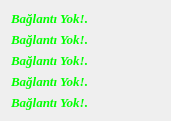
   <widget class="QWidget" name="verticalLayoutWidget_2">
    <property name="geometry">
     <rect>
      <x>120</x>
      <y>400</y>
      <width>171</width>
      <height>106</height>
     </rect>
    </property>
    <property name="palette">
     <palette>
      <active>
       <colorrole role="WindowText">
        <brush brushstyle="SolidPattern">
         <color alpha="255">
          <red>0</red>
          <green>255</green>
          <blue>0</blue>
         </color>
        </brush>
       </colorrole>
       <colorrole role="Text">
        <brush brushstyle="SolidPattern">
         <color alpha="255">
          <red>0</red>
          <green>255</green>
          <blue>0</blue>
         </color>
        </brush>
       </colorrole>
      </active>
      <inactive>
       <colorrole role="WindowText">
        <brush brushstyle="SolidPattern">
         <color alpha="255">
          <red>0</red>
          <green>255</green>
          <blue>0</blue>
         </color>
        </brush>
       </colorrole>
       <colorrole role="Text">
        <brush brushstyle="SolidPattern">
         <color alpha="255">
          <red>0</red>
          <green>255</green>
          <blue>0</blue>
         </color>
        </brush>
       </colorrole>
      </inactive>
      <disabled>
       <colorrole role="WindowText">
        <brush brushstyle="SolidPattern">
         <color alpha="255">
          <red>120</red>
          <green>120</green>
          <blue>120</blue>
         </color>
        </brush>
       </colorrole>
       <colorrole role="Text">
        <brush brushstyle="SolidPattern">
         <color alpha="255">
          <red>120</red>
          <green>120</green>
          <blue>120</blue>
         </color>
        </brush>
       </colorrole>
      </disabled>
     </palette>
    </property>
    <property name="font">
     <font>
      <family>Times New Roman</family>
      <pointsize>10</pointsize>
      <weight>75</weight>
      <italic>true</italic>
      <bold>true</bold>
     </font>
    </property>
    <layout class="QVBoxLayout" name="verticalLayout_4">
     <item>
      <widget class="QLabel" name="label_8">
       <property name="palette">
        <palette>
         <active>
          <colorrole role="WindowText">
           <brush brushstyle="SolidPattern">
            <color alpha="255">
             <red>0</red>
             <green>255</green>
             <blue>0</blue>
            </color>
           </brush>
          </colorrole>
          <colorrole role="Text">
           <brush brushstyle="SolidPattern">
            <color alpha="255">
             <red>0</red>
             <green>255</green>
             <blue>0</blue>
            </color>
           </brush>
          </colorrole>
         </active>
         <inactive>
          <colorrole role="WindowText">
           <brush brushstyle="SolidPattern">
            <color alpha="255">
             <red>0</red>
             <green>255</green>
             <blue>0</blue>
            </color>
           </brush>
          </colorrole>
          <colorrole role="Text">
           <brush brushstyle="SolidPattern">
            <color alpha="255">
             <red>0</red>
             <green>255</green>
             <blue>0</blue>
            </color>
           </brush>
          </colorrole>
         </inactive>
         <disabled>
          <colorrole role="WindowText">
           <brush brushstyle="SolidPattern">
            <color alpha="255">
             <red>120</red>
             <green>120</green>
             <blue>120</blue>
            </color>
           </brush>
          </colorrole>
          <colorrole role="Text">
           <brush brushstyle="SolidPattern">
            <color alpha="255">
             <red>120</red>
             <green>120</green>
             <blue>120</blue>
            </color>
           </brush>
          </colorrole>
         </disabled>
        </palette>
       </property>
       <property name="font">
        <font>
         <family>Times New Roman</family>
         <pointsize>10</pointsize>
         <weight>75</weight>
         <italic>true</italic>
         <bold>true</bold>
        </font>
       </property>
       <property name="text">
        <string>Bağlantı Yok!.</string>
       </property>
      </widget>
     </item>
     <item>
      <widget class="QLabel" name="label_6">
       <property name="palette">
        <palette>
         <active>
          <colorrole role="WindowText">
           <brush brushstyle="SolidPattern">
            <color alpha="255">
             <red>0</red>
             <green>255</green>
             <blue>0</blue>
            </color>
           </brush>
          </colorrole>
          <colorrole role="Text">
           <brush brushstyle="SolidPattern">
            <color alpha="255">
             <red>0</red>
             <green>255</green>
             <blue>0</blue>
            </color>
           </brush>
          </colorrole>
         </active>
         <inactive>
          <colorrole role="WindowText">
           <brush brushstyle="SolidPattern">
            <color alpha="255">
             <red>0</red>
             <green>255</green>
             <blue>0</blue>
            </color>
           </brush>
          </colorrole>
          <colorrole role="Text">
           <brush brushstyle="SolidPattern">
            <color alpha="255">
             <red>0</red>
             <green>255</green>
             <blue>0</blue>
            </color>
           </brush>
          </colorrole>
         </inactive>
         <disabled>
          <colorrole role="WindowText">
           <brush brushstyle="SolidPattern">
            <color alpha="255">
             <red>120</red>
             <green>120</green>
             <blue>120</blue>
            </color>
           </brush>
          </colorrole>
          <colorrole role="Text">
           <brush brushstyle="SolidPattern">
            <color alpha="255">
             <red>120</red>
             <green>120</green>
             <blue>120</blue>
            </color>
           </brush>
          </colorrole>
         </disabled>
        </palette>
       </property>
       <property name="font">
        <font>
         <family>Times New Roman</family>
         <pointsize>10</pointsize>
         <weight>75</weight>
         <italic>true</italic>
         <bold>true</bold>
        </font>
       </property>
       <property name="text">
        <string>Bağlantı Yok!.</string>
       </property>
      </widget>
     </item>
     <item>
      <widget class="QLabel" name="label_7">
       <property name="palette">
        <palette>
         <active>
          <colorrole role="WindowText">
           <brush brushstyle="SolidPattern">
            <color alpha="255">
             <red>0</red>
             <green>255</green>
             <blue>0</blue>
            </color>
           </brush>
          </colorrole>
          <colorrole role="Text">
           <brush brushstyle="SolidPattern">
            <color alpha="255">
             <red>0</red>
             <green>255</green>
             <blue>0</blue>
            </color>
           </brush>
          </colorrole>
         </active>
         <inactive>
          <colorrole role="WindowText">
           <brush brushstyle="SolidPattern">
            <color alpha="255">
             <red>0</red>
             <green>255</green>
             <blue>0</blue>
            </color>
           </brush>
          </colorrole>
          <colorrole role="Text">
           <brush brushstyle="SolidPattern">
            <color alpha="255">
             <red>0</red>
             <green>255</green>
             <blue>0</blue>
            </color>
           </brush>
          </colorrole>
         </inactive>
         <disabled>
          <colorrole role="WindowText">
           <brush brushstyle="SolidPattern">
            <color alpha="255">
             <red>120</red>
             <green>120</green>
             <blue>120</blue>
            </color>
           </brush>
          </colorrole>
          <colorrole role="Text">
           <brush brushstyle="SolidPattern">
            <color alpha="255">
             <red>120</red>
             <green>120</green>
             <blue>120</blue>
            </color>
           </brush>
          </colorrole>
         </disabled>
        </palette>
       </property>
       <property name="font">
        <font>
         <family>Times New Roman</family>
         <pointsize>10</pointsize>
         <weight>75</weight>
         <italic>true</italic>
         <bold>true</bold>
        </font>
       </property>
       <property name="text">
        <string>Bağlantı Yok!.</string>
       </property>
      </widget>
     </item>
     <item>
      <widget class="QLabel" name="label_11">
       <property name="font">
        <font>
         <family>Times New Roman</family>
         <pointsize>10</pointsize>
         <weight>75</weight>
         <italic>true</italic>
         <bold>true</bold>
        </font>
       </property>
       <property name="text">
        <string>Bağlantı Yok!.</string>
       </property>
      </widget>
     </item>
     <item>
      <widget class="QLabel" name="label_9">
       <property name="palette">
        <palette>
         <active>
          <colorrole role="WindowText">
           <brush brushstyle="SolidPattern">
            <color alpha="255">
             <red>0</red>
             <green>255</green>
             <blue>0</blue>
            </color>
           </brush>
          </colorrole>
          <colorrole role="Text">
           <brush brushstyle="SolidPattern">
            <color alpha="255">
             <red>0</red>
             <green>255</green>
             <blue>0</blue>
            </color>
           </brush>
          </colorrole>
         </active>
         <inactive>
          <colorrole role="WindowText">
           <brush brushstyle="SolidPattern">
            <color alpha="255">
             <red>0</red>
             <green>255</green>
             <blue>0</blue>
            </color>
           </brush>
          </colorrole>
          <colorrole role="Text">
           <brush brushstyle="SolidPattern">
            <color alpha="255">
             <red>0</red>
             <green>255</green>
             <blue>0</blue>
            </color>
           </brush>
          </colorrole>
         </inactive>
         <disabled>
          <colorrole role="WindowText">
           <brush brushstyle="SolidPattern">
            <color alpha="255">
             <red>120</red>
             <green>120</green>
             <blue>120</blue>
            </color>
           </brush>
          </colorrole>
          <colorrole role="Text">
           <brush brushstyle="SolidPattern">
            <color alpha="255">
             <red>120</red>
             <green>120</green>
             <blue>120</blue>
            </color>
           </brush>
          </colorrole>
         </disabled>
        </palette>
       </property>
       <property name="font">
        <font>
         <family>Times New Roman</family>
         <pointsize>10</pointsize>
         <weight>75</weight>
         <italic>true</italic>
         <bold>true</bold>
        </font>
       </property>
       <property name="text">
        <string>Bağlantı Yok!.</string>
       </property>
      </widget>
     </item>
    </layout>
   </widget>
